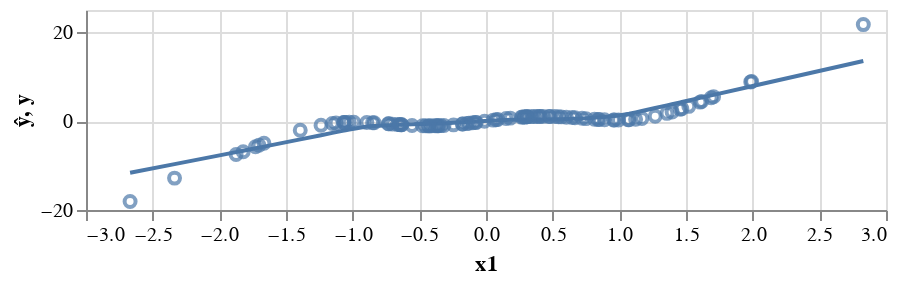

The cell this chart's notebook holds for it:
### Code cell
preds = pd.DataFrame({'ŷ':my_model(x).detach().numpy()[:,0], 'y':y[:,0], 'x1':x[:,0]})
(alt.Chart(preds, height=100).mark_line().encode(x='x1', y='ŷ') + 
alt.Chart(preds).mark_point().encode(x='x1', y='y'))

### Figure 1 — Vega-Lite specification as saved in the notebook (floating-point values rounded to 4 significant figures)
{"$schema": "https://vega.github.io/schema/vega-lite/v3.4.0.json", "config": {"mark": {"tooltip": null}, "view": {"height": 300, "width": 400}}, "data": {"name": "data-5128480f42670083c3b7b327df91e724"}, "datasets": {"data-5128480f42670083c3b7b327df91e724": [{"x1": -0.1287, "y": -0.4944, "ŷ": -0.186}, {"x1": -0.2436, "y": -0.8418, "ŷ": -0.3887}, {"x1": -1.125, "y": -0.4457, "ŷ": -2.484}, {"x1": -0.6639, "y": -0.7596, "ŷ": -0.855}, {"x1": 0.08821, "y": 0.3463, "ŷ": 0.1697}, {"x1": 1.122, "y": 0.4379, "ŷ": 1.944}, {"x1": -0.8503, "y": -0.3581, "ŷ": -1.117}, {"x1": 1.707, "y": 5.49, "ŷ": 5.912}, {"x1": 0.07549, "y": 0.2978, "ŷ": 0.1503}, {"x1": -0.1743, "y": -0.6475, "ŷ": -0.2616}, {"x1": -1.393, "y": -2.052, "ŷ": -4.113}, {"x1": -0.9914, "y": -0.2405, "ŷ": -1.705}, {"x1": 1.457, "y": 2.65, "ŷ": 4.214}, {"x1": 0.4071, "y": 1.066, "ŷ": 0.3731}, {"x1": -0.3617, "y": -1.04, "ŷ": -0.5567}, {"x1": 0.544, "y": 0.9834, "ŷ": 0.4345}, {"x1": 1.396, "y": 2.073, "ŷ": 3.799}, {"x1": 0.5649, "y": 0.9522, "ŷ": 0.446}, {"x1": -0.4308, "y": -1.068, "ŷ": -0.618}, {"x1": -1.702, "y": -5.437, "ŷ": -5.969}, {"x1": 0.472, "y": 1.055, "ŷ": 0.397}, {"x1": -0.3702, "y": -1.047, "ŷ": -0.5643}, {"x1": 0.956, "y": 0.2431, "ŷ": 1.144}, {"x1": 1.689, "y": 5.272, "ŷ": 5.79}, {"x1": 0.3827, "y": 1.055, "ŷ": 0.3656}, {"x1": -1.065, "y": -0.308, "ŷ": -2.119}, {"x1": -1.053, "y": -0.2906, "ŷ": -2.05}, {"x1": 0.9938, "y": 0.2412, "ŷ": 1.289}, {"x1": 0.7495, "y": 0.5642, "ŷ": 0.6402}, {"x1": 0.8887, "y": 0.3004, "ŷ": 0.9502}, {"x1": -0.4106, "y": -1.067, "ŷ": -0.6001}, {"x1": 0.288, "y": 0.9374, "ŷ": 0.3366}, {"x1": 0.8134, "y": 0.4265, "ŷ": 0.7814}, {"x1": 0.6674, "y": 0.752, "ŷ": 0.53}, {"x1": 0.3101, "y": 0.9758, "ŷ": 0.3434}, {"x1": 0.2737, "y": 0.9094, "ŷ": 0.331}, {"x1": 0.9642, "y": 0.2406, "ŷ": 1.173}, {"x1": 1.169, "y": 0.5994, "ŷ": 2.264}, {"x1": -0.1775, "y": -0.6575, "ŷ": -0.2677}, {"x1": -0.6475, "y": -0.7955, "ŷ": -0.8346}, {"x1": -0.3389, "y": -1.016, "ŷ": -0.5364}, {"x1": -1.237, "y": -0.9225, "ŷ": -3.167}, {"x1": -0.01115, "y": -0.0446, "ŷ": 0.00766}, {"x1": 0.6464, "y": 0.7979, "ŷ": 0.5103}, {"x1": -0.7015, "y": -0.6745, "ŷ": -0.9027}, {"x1": -0.4529, "y": -1.064, "ŷ": -0.6381}, {"x1": -1.152, "y": -0.536, "ŷ": -2.652}, {"x1": -1.821, "y": -6.882, "ŷ": -6.669}, {"x1": 1.357, "y": 1.746, "ŷ": 3.539}, {"x1": -0.07332, "y": -0.2895, "ŷ": -0.097}, {"x1": -0.632, "y": -0.8282, "ŷ": -0.8169}, {"x1": 0.1507, "y": 0.5703, "ŷ": 0.2528}, {"x1": -0.3153, "y": -0.9837, "ŷ": -0.5155}, {"x1": -0.6334, "y": -0.8252, "ŷ": -0.8185}, {"x1": 1.605, "y": 4.275, "ŷ": 5.223}, {"x1": 1.073, "y": 0.3232, "ŷ": 1.645}, {"x1": 0.401, "y": 1.064, "ŷ": 0.3711}, {"x1": -0.09946, "y": -0.3884, "ŷ": -0.139}, {"x1": 0.358, "y": 1.036, "ŷ": 0.358}, {"x1": 1.992, "y": 8.899, "ŷ": 7.848}, {"x1": 1.521, "y": 3.321, "ŷ": 4.651}, {"x1": 0.5152, "y": 1.019, "ŷ": 0.4195}, {"x1": 0.6028, "y": 0.8862, "ŷ": 0.4713}, {"x1": 0.3372, "y": 1.014, "ŷ": 0.3517}, {"x1": -0.733, "y": -0.6019, "ŷ": -0.941}, {"x1": -1.665, "y": -4.987, "ŷ": -5.747}, {"x1": 0.304, "y": 0.9659, "ŷ": 0.3415}, {"x1": 0.266, "y": 0.8932, "ŷ": 0.3272}, {"x1": 1.065, "y": 0.3092, "ŷ": 1.608}, {"x1": 0.8401, "y": 0.3759, "ŷ": 0.8413}, {"x1": -2.336, "y": -12.83, "ŷ": -9.68}, {"x1": 0.1819, "y": 0.6711, "ŷ": 0.2799}, {"x1": 0.0547, "y": 0.2172, "ŷ": 0.118}, {"x1": 0.4294, "y": 1.068, "ŷ": 0.3805}, {"x1": -0.4264, "y": -1.068, "ŷ": -0.6141}, {"x1": -0.8941, "y": -0.2935, "ŷ": -1.217}, {"x1": -2.669, "y": -18.07, "ŷ": -11.62}, {"x1": -1.729, "y": -5.757, "ŷ": -6.125}, {"x1": 1.985, "y": 8.822, "ŷ": 7.802}, {"x1": -0.7281, "y": -0.6132, "ŷ": -0.935}, {"x1": -0.1417, "y": -0.5397, "ŷ": -0.2068}, {"x1": 0.3092, "y": 0.9742, "ŷ": 0.3431}, {"x1": -0.5548, "y": -0.9678, "ŷ": -0.7327}, {"x1": 0.8496, "y": 0.3592, "ŷ": 0.8627}, {"x1": 1.269, "y": 1.109, "ŷ": 2.941}, {"x1": -0.8387, "y": -0.3783, "ŷ": -1.095}, {"x1": -0.3544, "y": -1.033, "ŷ": -0.5502}, {"x1": 1.617, "y": 4.414, "ŷ": 5.304}, {"x1": -1.067, "y": -0.3113, "ŷ": -2.131}, {"x1": -0.07966, "y": -0.3138, "ŷ": -0.1072}, {"x1": -0.3822, "y": -1.055, "ŷ": -0.5749}, {"x1": 0.4813, "y": 1.049, "ŷ": 0.4019}, {"x1": -0.6438, "y": -0.8034, "ŷ": -0.8304}, {"x1": 0.7203, "y": 0.6311, "ŷ": 0.592}, {"x1": -1.026, "y": -0.2591, "ŷ": -1.888}, {"x1": -1.874, "y": -7.522, "ŷ": -6.981}, {"x1": 0.2901, "y": 0.9413, "ŷ": 0.3373}, {"x1": -0.4756, "y": -1.053, "ŷ": -0.659}, {"x1": 2.83, "y": 21.71, "ŷ": 13.53}, {"x1": 1.469, "y": 2.772, "ŷ": 4.297}]}, "layer": [{"encoding": {"x": {"field": "x1", "type": "quantitative"}, "y": {"field": "ŷ", "type": "quantitative"}}, "height": 100, "mark": "line"}, {"encoding": {"x": {"field": "x1", "type": "quantitative"}, "y": {"field": "y", "type": "quantitative"}}, "mark": "point"}]}
